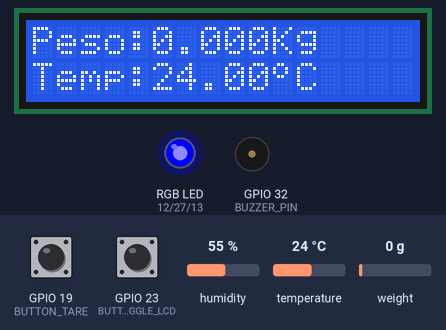
The sketch below on a simulated ESP32. On the bench: 16×2 character LCD, an RGB LED mixed from three pins (HIGH = lit), buzzer (waves = sounding, pin HIGH). The test bench sets the inputs (shaded band); at power-on: temperature 24 °C, GPIO 23 (BUTTON_TOGGLE_LCD) LOW, weight on the scale 0 g, GPIO 19 (BUTTON_TARE) LOW, humidity 55 %. WiFi joins after 1.5 s; servers stay silent unless stated; what the sketch prints to the serial monitor is not drawn.

Above: at 5.4 s.
5.5 s: temperature set to 3 °C
At 8.5 s:
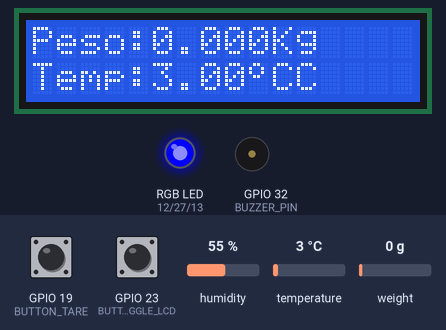
8.8 s: GPIO 23 (BUTTON_TOGGLE_LCD) pulled HIGH for 3.2 s
At 12.0 s:
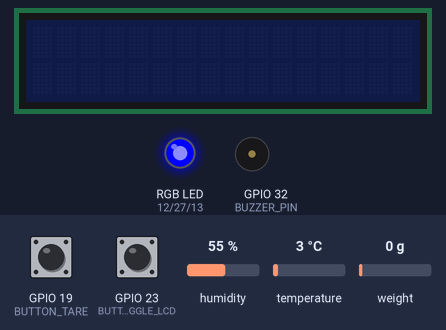
13.5 s: temperature set to 12 °C
16.2 s: weight on the scale set to 1250 g
At 18.0 s:
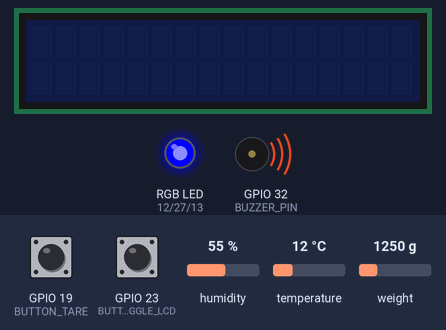
19.0 s: GPIO 23 (BUTTON_TOGGLE_LCD) pulled HIGH for 0.5 s
At 19.5 s:
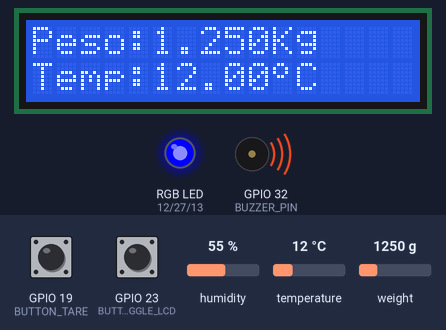
21.0 s: GPIO 19 (BUTTON_TARE) pulled HIGH for 1 s
At 24.2 s:
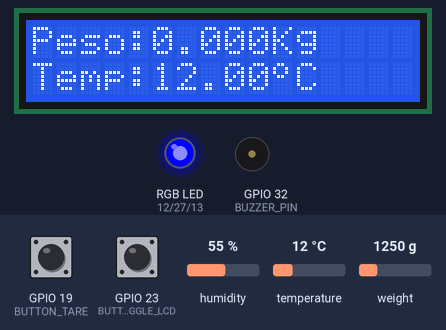
Timing chart, 0 to 25.7 s (numbered marks = the images above; inputs shaded):
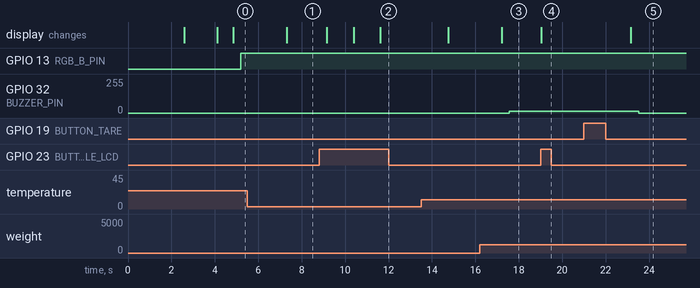

The sketch:

codigo_entrega.ino
```cpp
#include <LiquidCrystal_I2C.h>
#include <UbidotsEsp32Mqtt.h>
#include <Arduino.h>
#include <HX711.h>
#include <Wire.h>
#include <WiFi.h>
#include <DHT.h>
#define CS_PIN 5     // Pino de Chip Select (CS)
#define MOSI_PIN 23  // Pino MOSI
#define MISO_PIN 15  // Pino MISO
#define SCK_PIN 18   // Pino Serial Clock
#define SSID "Inteli-welcome"
#define PASSWORD ""
#define UBIDOTS_TOKEN "BBUS-m1uMJPEMhNezBHtCmQgeBeUDz95Gdg"
#define DEVICE_LABEL "voltz"
#define MQTT_BROKER "industrial.api.ubidots.com"
#define DATA_PIN 25
#define CLOCK_PIN 33
#define RGB_R_PIN 12
#define RGB_G_PIN 27
#define RGB_B_PIN 13
#define BUZZER_PIN 32
#define BUTTON_TARE 19
#define BUTTON_TOGGLE_LCD 23
#define DHTPIN 4
#define DHTTYPE DHT11
float getLoad();
float getTemp();
void initLCD();
long timer;
float humidity;
float humidity_atual;
float temperature;
float temperature_atual;
const int outPutDevices[4] = { 27, 12, 13, 32 };
float temp;
float load;
int state;
bool lcdIsOn = true;  // Variável de controle para o estado do LCD
byte temp_circle[8] = {
  B01100,
  B10010,
  B10010,
  B01100,
  B00000,
  B00000,
  B00000
};
DHT dht(DHTPIN, DHTTYPE);
LiquidCrystal_I2C lcd(0x27, 16, 2);
HX711 scale;
WiFiClient espClient;
Ubidots ubidots(UBIDOTS_TOKEN);
class AlertManager {
public:
  enum State {
    Iddle,
    WiFiDisconnected,
    SensorDisconnected,
    AllDisconnected
  };
  static void checkAlerts() {
    long leitura = scale.read();
    if (leitura <= 2100) {
      Serial.println("Sensor Disconnected");
      state = SensorDisconnected;
    } else if (WiFi.status() == 1) {
      state = WiFiDisconnected;
      WiFi.reconnect();
    } else if (WiFi.status() == WL_CONNECTION_LOST && scale.is_ready() == true) {
      state = AllDisconnected;
    } else {
      state = Iddle;
    }
    if (state == 0) {
      setRGB(0, 255, 0);
    } else if (state == 1) {
      setRGB(255, 220, 0);
    } else if (state == 2) {
      setRGB(0, 0, 255);
    } else if (state == 3) {
      setRGB(255, 0, 0);
    }
    if (load >= 0.5) {
      analogWrite(BUZZER_PIN, 15);
    } else {
      analogWrite(BUZZER_PIN, 0);
    }
  }
private:
  static void setRGB(int red, int green, int blue) {
    analogWrite(RGB_R_PIN, red);
    analogWrite(RGB_G_PIN, green);
    analogWrite(RGB_B_PIN, blue);
  }
  static void blinkRed() {
    analogWrite(RGB_R_PIN, 255);
    delay(250);
    analogWrite(RGB_R_PIN, 0);
    delay(250);
  }
};
void initPins() {
  for (int i = 0; i < 4; i++) {
    pinMode(outPutDevices[i], OUTPUT);
  }
  pinMode(BUTTON_TARE, INPUT_PULLDOWN);
  pinMode(BUTTON_TOGGLE_LCD, INPUT_PULLDOWN);
}
void setupWIFI() {
  if (WiFi.status() == WL_CONNECTED) {
    return;
  } else {
    Serial.println();
    Serial.print("Connecting to ");
    lcd.setCursor(0, 0);
    lcd.print("Conectando ");
    lcd.setCursor(0, 1);
    lcd.print(SSID);
    Serial.println(SSID);
    WiFi.begin(SSID, PASSWORD);
    while (WiFi.status() != WL_CONNECTED) {
      delay(500);
      Serial.print(".");
    }
    Serial.println("");
    Serial.println("WiFi connected");
    Serial.println("IP Address:");
    Serial.println(WiFi.localIP());
  }
}
void callback(char *topic, byte *payload, unsigned int length) {
  Serial.print("Message arrived [");
  Serial.print(topic);
  Serial.print("] ");
  for (int i = 0; i < length; i++) {
    Serial.print((char)payload[i]);
  }
  Serial.println();
}
void setupMQTT() {
  ubidots.setCallback(callback);
  ubidots.setup();
  ubidots.reconnect();
}
void initSensors(byte dataPin, byte clockPin) {
  scale.begin(dataPin, clockPin);
  Serial.println("Sensor connected");
  scale.set_scale(-212097.487876);
  delay(1500);
  scale.tare();
  Serial.println("Scale Zeroed");
  dht.begin();
}
float getTemp() {
  float temp = dht.readTemperature();
  if (isnan(temp)) {
    temp = 0;
    Serial.println("Failed to read DHT!!");
  } else {
    Serial.print("Temp. ");
    Serial.print(temp);
    Serial.println("°C");
  }
  return temp;
}
float getLoad() {
  float load = scale.get_units(5);
  Serial.print("Load " + String(load));
  Serial.println("Kg");
  Serial.println(scale.read());

  return load;
}
void showResult(float load, float temp) {
  lcd.setCursor(0, 0);
  lcd.print("Peso:");
  lcd.print(load, 3);
  lcd.print("Kg");
  lcd.setCursor(0, 1);
  lcd.print("Temp:");
  lcd.print(temp, 2);
  lcd.write(1);
  lcd.print("C");
  delay(250);
}
void alerts() {
  AlertManager::checkAlerts();
}
void LCD_callback(char *topic, byte *payload, unsigned int length) {
  String msg;
  for (int i = 0; i < length; i++) {
    char c = (char)payload[i];
    msg += c;
  }
  if (msg.equals("write")) {
    lcd.setCursor(0, 1);
    lcd.print("Received Msg");
  }
  if (msg.equals("clear")) {
    lcd.clear();
  }
  Serial.println();
}
void setup(void) {
  Serial.begin(115200);
  initLCD();
  initPins();
  initSensors(DATA_PIN, CLOCK_PIN);
  setupWIFI();
  setupMQTT();
  lcd.clear();
  Serial.println(scale.read());
}
void loop(void) {
  timer = millis();
  if (timer % 500 == 0) {
    Serial.println(scale.read());
  }
  if (digitalRead(BUTTON_TARE) == HIGH) {
    Serial.println("TARA");
    scale.tare();
  }
  if (digitalRead(BUTTON_TOGGLE_LCD) == HIGH) {
    toggleLCD();  // Acione a função para ligar/desligar o LCD
    Serial.println("LCD");
    delay(1);  // Adicione um pequeno atraso para evitar detecção falsa de múltiplos pressionamentos
  }
  load = getLoad();
  temp = getTemp();
  showResult(load, temp);
  if (!ubidots.connected()) {
    Serial.println("Reconectando ao Ubidots...");
    ubidots.reconnect();
  }
  ubidots.add("peso", load);
  ubidots.add("temperatura", temp);
  // Publica os dados no Ubidots
  ubidots.publish(DEVICE_LABEL);
  // Mantém a conexão com o Ubidots e gerencia as mensagens internamente
  ubidots.loop();
  alerts();

  Serial.println(WiFi.status());
  delay(250);
}
void toggleLCD() {
  lcdIsOn = !lcdIsOn;  // Inverte o estado do LCD
  if (lcdIsOn) {
    lcd.backlight();  // Ligue o LCD
    lcd.on();         // Ligue o backlight
  } else {
    lcd.off();          // Desligue o backlight
    lcd.noBacklight();  // Desligue o LCD
  }
}
void initLCD() {
  lcd.init();
  lcd.backlight();
  lcd.createChar(1, temp_circle);
}
```

Measured:
- after the input at 5.5 s, the display: changes after 1.8 s (image 1)
- after the input at 8.8 s, the display: changes after 0.35 s (image 2)
- after the input at 16.2 s, GPIO 32 (BUZZER_PIN): 0/255 → 15/255 after 1.4 s
- after the input at 19.0 s, the display: changes at once (image 4)
- after the input at 21.0 s, GPIO 32 (BUZZER_PIN): 15/255 → 0/255 after 2.5 s; the display: changes after 2.2 s (image 5)
